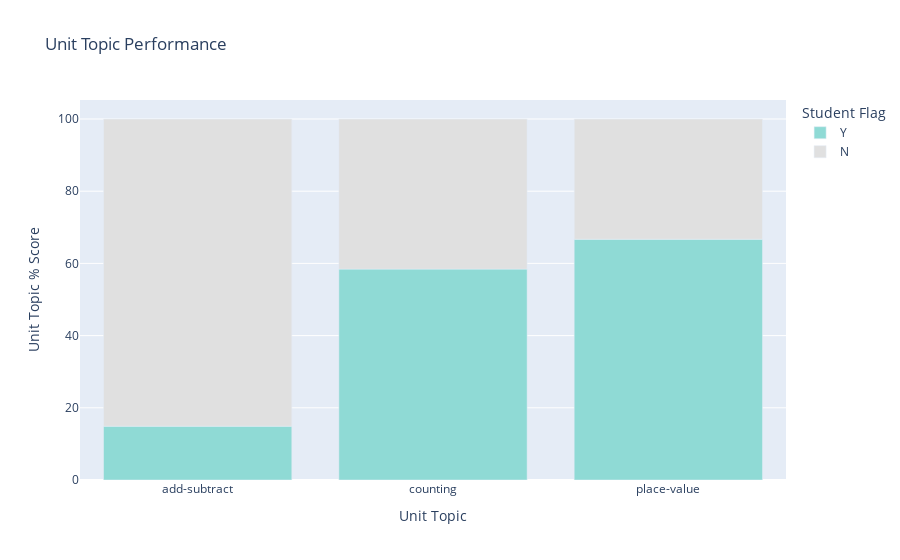

Notebook cell for this chart:
### Code cell
create_unit_topic_bar('GK1_KM1', df)

### Figure 1 — Plotly figure (JSON) as saved in the notebook; plotly's stock layout.template omitted (floating-point values rounded to 4 significant figures)
{"data": [{"alignmentgroup": "True", "hovertemplate": "Student Flag=Y<br>Unit Topic=%{x}<br>Unit Topic % Score=%{y}<extra></extra>", "legendgroup": "Y", "marker": {"color": "#8FDAD5", "pattern": {"shape": ""}}, "name": "Y", "offsetgroup": "Y", "orientation": "v", "showlegend": true, "textposition": "auto", "type": "bar", "x": ["add-subtract", "counting", "place-value"], "xaxis": "x", "y": [14.89, 58.42, 66.67], "yaxis": "y"}, {"alignmentgroup": "True", "hovertemplate": "Student Flag=N<br>Unit Topic=%{x}<br>Unit Topic % Score=%{y}<extra></extra>", "legendgroup": "N", "marker": {"color": "#E0E0E0", "pattern": {"shape": ""}}, "name": "N", "offsetgroup": "N", "orientation": "v", "showlegend": true, "textposition": "auto", "type": "bar", "x": ["add-subtract", "counting", "place-value"], "xaxis": "x", "y": [85.11, 41.58, 33.33], "yaxis": "y"}], "layout": {"barmode": "relative", "legend": {"title": {"text": "Student Flag"}, "tracegroupgap": 0}, "title": {"text": "Unit Topic Performance"}, "xaxis": {"anchor": "y", "domain": [0, 1], "title": {"text": "Unit Topic"}}, "yaxis": {"anchor": "x", "domain": [0, 1], "title": {"text": "Unit Topic % Score"}}}}
